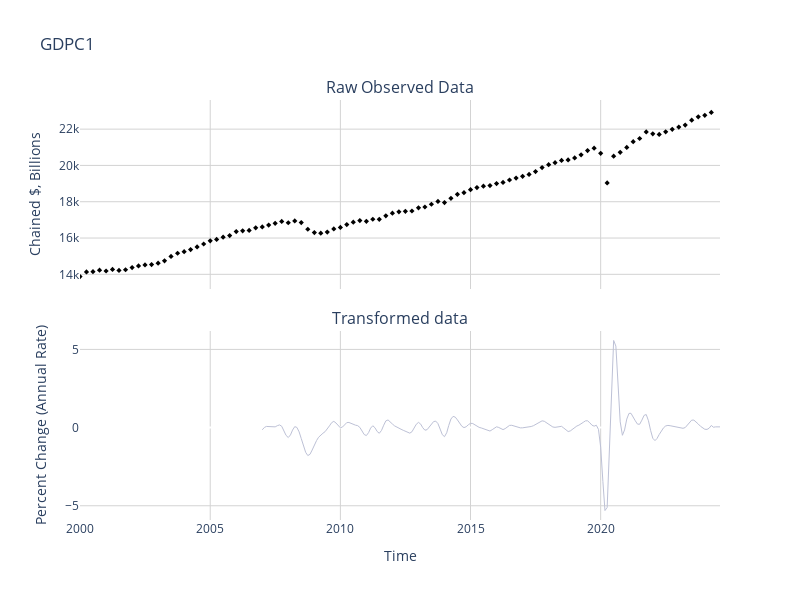

The notebook cell saved with this chart:
### Code cell
X_df = pd.DataFrame(data=x_est, columns=header, index=time_est)
Z_df = pd.DataFrame(data=Z, columns=header, index=Time)

fig = psub.make_subplots(rows=2, cols=1, shared_xaxes=True, vertical_spacing=0.1,
                            subplot_titles=("Raw Observed Data", "Transformed data"))

## Plot raw and transformed data.
# Industrial Production (INDPRO) <fred.stlouisfed.org/series/INDPRO>
series_name = "GDPC1"
idxSeries = SeriesID.index(series_name)
# Plot raw observed data
trace1 = go.Scatter(
    x=Z_df.index,
    y=Z_df[series_name],
    mode="markers" if Z_df[series_name].isna().sum() else "lines",
    name='Raw Observed Data',
    line=dict(color="#000000", width=1),  # #7BCC62 / #68b562 / #7BB562
    marker={"size": 4, "symbol": "diamond"},
)
fig.add_trace(trace1, row=1, col=1)

# Plot transformed data
trace2 = go.Scatter(
    x=X_df.index,
    y=X_df[series_name],
    mode='lines',
    name='Transformed Data',
    line=dict(color="#BDC1D6", width=1),  # #7BCC62 / #68b562 / #7BB562
)
fig.add_trace(trace2, row=2, col=1)
fig.update_layout(
    height=600,
    width=800,
    showlegend=False,
    title_text=series_name,
    plot_bgcolor="white",
)
fig.update_xaxes(range=[Time[0], Time[-1]], row=1, col=1, gridcolor="lightgrey")
fig.update_yaxes(title_text=Units[idxSeries], row=1, col=1, gridcolor="lightgrey")

fig.update_xaxes(range=[Time[0], Time[-1]], title_text='Time', row=2, col=1, gridcolor="lightgrey")
fig.update_yaxes(title_text=UnitsTransformed[idxSeries], row=2, col=1, gridcolor="lightgrey")
fig.show()

### Figure 1 — Plotly figure (JSON) as saved in the notebook; plotly's stock layout.template omitted (floating-point values rounded to 4 significant figures; data arrays with more than 128 entries replaced by an {"elided": "..."} marker saying what was removed)
{"data": [{"line": {"color": "#000000", "width": 1}, "marker": {"size": 4, "symbol": "diamond"}, "mode": "markers", "name": "Raw Observed Data", "type": "scatter", "x": {"elided": "296 str values"}, "xaxis": "x", "y": {"elided": "296 float values"}, "yaxis": "y"}, {"line": {"color": "#BDC1D6", "width": 1}, "mode": "lines", "name": "Transformed Data", "type": "scatter", "x": {"elided": "212 str values"}, "xaxis": "x2", "y": {"elided": "212 float values"}, "yaxis": "y2"}], "layout": {"annotations": [{"font": {"size": 16}, "showarrow": false, "text": "Raw Observed Data", "x": 0.5, "xanchor": "center", "xref": "paper", "y": 1, "yanchor": "bottom", "yref": "paper"}, {"font": {"size": 16}, "showarrow": false, "text": "Transformed data", "x": 0.5, "xanchor": "center", "xref": "paper", "y": 0.45, "yanchor": "bottom", "yref": "paper"}], "height": 600, "plot_bgcolor": "white", "showlegend": false, "title": {"text": "GDPC1"}, "width": 800, "xaxis": {"anchor": "y", "domain": [0, 1], "gridcolor": "lightgrey", "matches": "x2", "range": ["2000-01-01T00:00:00", "2024-08-01T00:00:00"], "showticklabels": false}, "xaxis2": {"anchor": "y2", "domain": [0, 1], "gridcolor": "lightgrey", "range": ["2000-01-01T00:00:00", "2024-08-01T00:00:00"], "title": {"text": "Time"}}, "yaxis": {"anchor": "x", "domain": [0.55, 1], "gridcolor": "lightgrey", "title": {"text": "Chained $, Billions"}}, "yaxis2": {"anchor": "x2", "domain": [0, 0.45], "gridcolor": "lightgrey", "title": {"text": "Percent Change (Annual Rate)"}}}}
